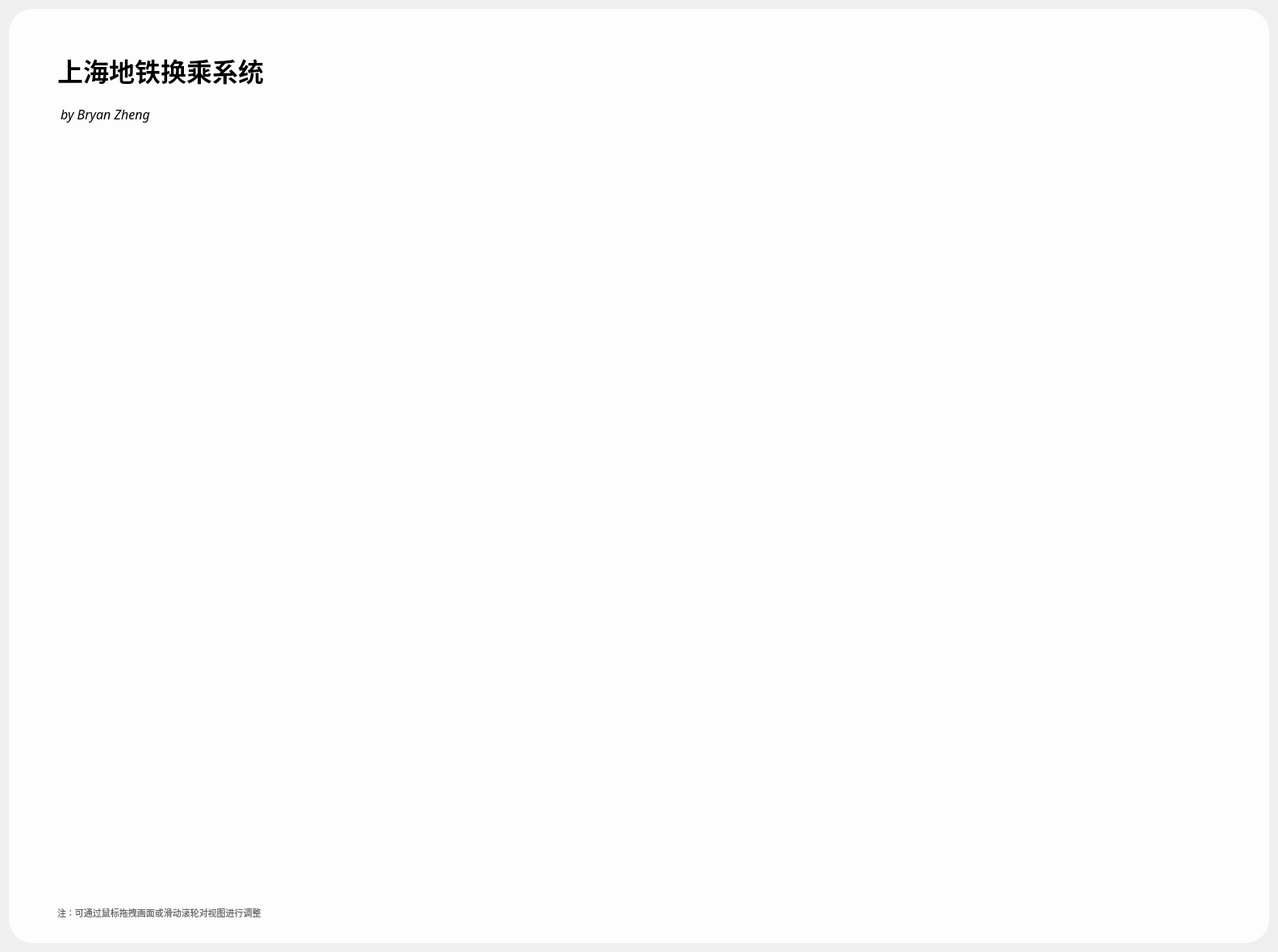
<?xml version="1.0" encoding="UTF-8"?>
<ui version="4.0">
 <class>MainWindow</class>
 <widget class="QMainWindow" name="MainWindow">
  <property name="geometry">
   <rect>
    <x>0</x>
    <y>0</y>
    <width>1584</width>
    <height>1180</height>
   </rect>
  </property>
  <property name="windowTitle">
   <string>MainWindow</string>
  </property>
  <property name="styleSheet">
   <string notr="true"/>
  </property>
  <widget class="QWidget" name="centralWidget">
   <layout class="QHBoxLayout" name="horizontalLayout">
    <item>
     <widget class="QWidget" name="mainWindowFillet" native="true">
      <property name="mouseTracking">
       <bool>false</bool>
      </property>
      <property name="styleSheet">
       <string notr="true">background-color:rgba(255, 255, 255, 0.9);
border-radius: 30px;</string>
      </property>
      <widget class="QLabel" name="label">
       <property name="geometry">
        <rect>
         <x>60</x>
         <y>30</y>
         <width>761</width>
         <height>91</height>
        </rect>
       </property>
       <property name="font">
        <font>
         <family>MiSans DemiBold</family>
         <pointsize>24</pointsize>
         <weight>75</weight>
         <bold>true</bold>
        </font>
       </property>
       <property name="styleSheet">
        <string notr="true">background-color:rgba(0,0,0,0);</string>
       </property>
       <property name="text">
        <string>上海地铁换乘系统</string>
       </property>
      </widget>
      <widget class="QLabel" name="label_2">
       <property name="geometry">
        <rect>
         <x>60</x>
         <y>110</y>
         <width>291</width>
         <height>41</height>
        </rect>
       </property>
       <property name="font">
        <font>
         <family>Corbel</family>
         <pointsize>12</pointsize>
         <italic>true</italic>
        </font>
       </property>
       <property name="styleSheet">
        <string notr="true">background-color:rgba(0,0,0,0);</string>
       </property>
       <property name="text">
        <string> by Bryan Zheng</string>
       </property>
      </widget>
      <widget class="QLabel" name="label_3">
       <property name="geometry">
        <rect>
         <x>60</x>
         <y>1110</y>
         <width>761</width>
         <height>21</height>
        </rect>
       </property>
       <property name="font">
        <font>
         <family>MiSans Light</family>
         <pointsize>8</pointsize>
         <weight>50</weight>
         <bold>false</bold>
        </font>
       </property>
       <property name="styleSheet">
        <string notr="true">background-color:rgba(0,0,0,0);
color:rgb(98, 98, 98)</string>
       </property>
       <property name="text">
        <string>注：可通过鼠标拖拽画面或滑动滚轮对视图进行调整</string>
       </property>
      </widget>
     </widget>
    </item>
   </layout>
  </widget>
 </widget>
 <layoutdefault spacing="6" margin="11"/>
 <resources/>
 <connections/>
</ui>
